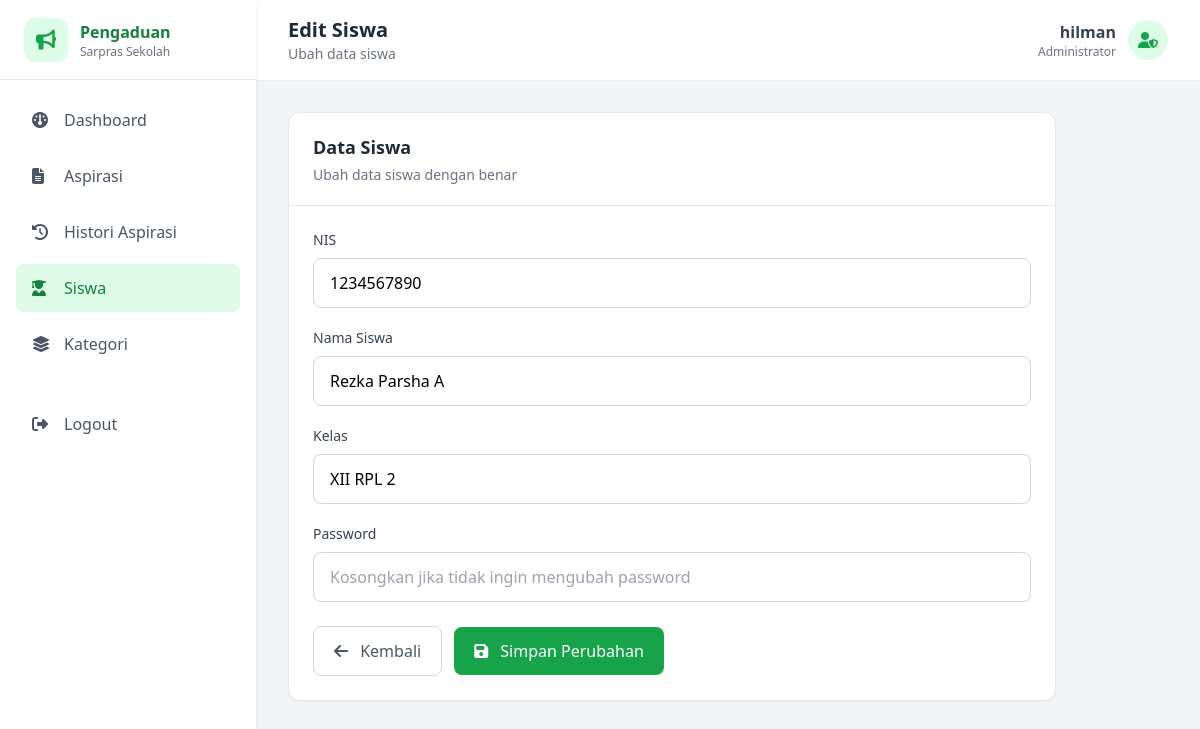
Screenshot of /Views/Admin/form_edit_siswa.php?aksi=edit&id_siswa=2 (signed in) with the database file from the repository.
### tables this page shows
CREATE TABLE `tb_siswa` (
  `id_siswa` int NOT NULL,
  `nis` varchar(10) NOT NULL,
  `nama_siswa` varchar(35) NOT NULL,
  `kelas` varchar(10) NOT NULL,
  `password` varchar(255) NOT NULL
);

### Controllers/c_siswa.php (called while the page is built, shortened)
<?php
require_once __DIR__ . '/../Models/m_siswa.php';
$siswa = new m_siswa();
try {
    if (!empty($_GET['aksi'])) {
        if ($_GET['aksi'] != "hapus") {
            if ($_GET['aksi'] == "edit") {
                $id_siswa = $_GET['id_siswa'];
                $siswas = $siswa->tampil_by_id($id_siswa);
                include_once __DIR__ . '/../Views/Admin/form_edit_siswa.php';
            }
        }
    }
} catch (Exception $e) {
    echo $e->getMessage();
}

### Models/M_koneksi.php (called while the page is built, shortened)
<?php
class m_koneksi{
   private $host = "localhost",
           $username = "root",
           $pass = "",
           $db = "pengaduan_sarpras_sekolah";
    function __construct()
    {
        $this->koneksi = mysqli_connect(
            $this->host,
            $this->username,
            $this->pass,
            $this->db
        );
        if ($this->koneksi) {
            return $this->koneksi;
        } else(
            die("koneksi ke database gagal:" . mysqli_connect_error())
        );
    }
}
?>

### Models/m_siswa.php (called while the page is built, shortened)
<?php
require_once __DIR__ . '/m_koneksi.php';
class m_siswa
{
    public function tampil_by_id($id_siswa)
    {
        $koneksi = new m_koneksi();
        $sql = "SELECT * FROM tb_siswa WHERE id_siswa = '$id_siswa'";
        $query = mysqli_query($koneksi->koneksi, $sql);
        return mysqli_fetch_object($query);
    }
}

### Views/Admin/form_edit_siswa.php (the view, shortened to what this page needs)
<?php
require_once '../../Controllers/c_siswa.php';
?>
<!DOCTYPE html>
<html lang="id">
<head>
    <script src="https://cdn.tailwindcss.com"></script>
    <link rel="stylesheet"
        href="https://cdnjs.cloudflare.com/ajax/libs/font-awesome/6.5.2/css/all.min.css">
</head>
<body class="bg-gray-100">
    <aside class="fixed left-0 top-0 h-screen w-64 bg-white shadow-md">
        <div class="h-20 flex items-center px-6 border-b">
            <div class="w-11 h-11 bg-green-100 rounded-xl
                        flex items-center justify-center mr-3">
                <i class="fa-solid fa-bullhorn text-xl text-green-600"></i>
            </div>
            <div>
                <h1 class="font-bold text-green-700">
                    Pengaduan
                </h1>
                <p class="text-xs text-gray-500">
                    Sarpras Sekolah
                </p>
            </div>
        </div>
        <nav class="p-4">
            <a href="dashboard_admin.php"
                class="flex items-center gap-3 px-4 py-3
                       rounded-lg text-gray-600
                       hover:bg-green-50 hover:text-green-700
                       mb-2">
                <i class="fa-solid fa-gauge w-5"></i>
                <span>Dashboard</span>
            </a>
            <a href="daftar_aspirasi.php"
                class="flex items-center gap-3 px-4 py-3
                       rounded-lg text-gray-600
                       hover:bg-green-50 hover:text-green-700
                       mb-2">
                <i class="fa-solid fa-file-lines w-5"></i>
                <span>Aspirasi</span>
            </a>
            <a href="histori.php"
                class="flex items-center gap-3 px-4 py-3
                       rounded-lg text-gray-600
                       hover:bg-green-50 hover:text-green-700
                       mb-2">
                <i class="fa-solid fa-clock-rotate-left w-5"></i>
                <span>Histori Aspirasi</span>
            </a>
            <a href="daftar_siswa.php"
                class="flex items-center gap-3 px-4 py-3
                       rounded-lg bg-green-100 text-green-700
                       font-medium mb-2">
                <i class="fa-solid fa-user-graduate w-5"></i>
                <span>Siswa</span>
            </a>
            <a href="kategori.php"
                class="flex items-center gap-3 px-4 py-3
                       rounded-lg text-gray-600
                       hover:bg-green-50 hover:text-green-700
                       mb-2">
                <i class="fa-solid fa-layer-group w-5"></i>
                <span>Kategori</span>
            </a>
            <a href="../../Controllers/c_logout.php"
                onclick="return confirm('Yakin ingin logout?')"
                class="flex items-center gap-3 px-4 py-3
                       rounded-lg text-gray-600
                       hover:bg-red-50 hover:text-red-600
                       mt-8">
                <i class="fa-solid fa-right-from-bracket w-5"></i>
                <span>Logout</span>
            </a>
        </nav>
    </aside>
    <main class="ml-64 min-h-screen">
        <header class="bg-white h-20 shadow-sm
                       flex items-center justify-between px-8">
            <div>
                <h2 class="text-xl font-bold text-gray-800">
                    Edit Siswa
                </h2>
                <p class="text-sm text-gray-500">
                    Ubah data siswa
                </p>
            </div>
            <div class="flex items-center gap-3">
                <div class="text-right">
                    <p class="font-semibold text-gray-700">
                        <?= htmlspecialchars($_SESSION['username']); ?>
                    </p>
                    <p class="text-xs text-gray-500">
                        Administrator
                    </p>
                </div>
                <div class="w-10 h-10 rounded-full
                            bg-green-100
                            flex items-center justify-center">
                    <i class="fa-solid fa-user-shield text-green-600"></i>
                </div>
            </div>
        </header>
        <section class="p-8">
            <div class="max-w-3xl">
                <div class="bg-white rounded-xl shadow-sm border border-gray-200">
                    <div class="px-6 py-5 border-b border-gray-200">
                        <h3 class="text-lg font-semibold text-gray-800">
                            Data Siswa
                        </h3>
                        <p class="text-sm text-gray-500 mt-1">
                            Ubah data siswa dengan benar
                        </p>
                    </div>
                    <form action="/Projek_Sapras_hilman/Controllers/c_siswa.php?aksi=update"
                        method="POST"
                        class="p-6"
                        onsubmit="return validasiForm()">
                        <div class="mb-5">
                            <label class="block text-sm font-medium text-gray-700 mb-2">
                                NIS
                            </label>
                            <input
                                type="text"
                                id="nis"
                                name="nis"
                                value="<?php echo $siswas->nis; ?>"
                                inputmode="numeric"
                                required
                                class="w-full px-4 py-3 border border-gray-300 rounded-lg
                                       focus:outline-none focus:ring-2 focus:ring-green-500">
                        </div>
                        <div class="mb-5">
                            <label class="block text-sm font-medium text-gray-700 mb-2">
                                Nama Siswa
                            </label>
                            <input
                                type="text"
                                id="nama_siswa"
                                name="nama_siswa"
                                value="<?php echo $siswas->nama_siswa; ?>"
                                required
                                class="w-full px-4 py-3 border border-gray-300 rounded-lg
                                       focus:outline-none focus:ring-2 focus:ring-green-500">
                        </div>
                        <div class="mb-5">
                            <label class="block text-sm font-medium text-gray-700 mb-2">
                                Kelas
                            </label>
                            <input
                                type="text"
                                name="kelas"
                                value="<?php echo $siswas->kelas; ?>"
                                required
                                class="w-full px-4 py-3 border border-gray-300 rounded-lg
                                       focus:outline-none focus:ring-2 focus:ring-green-500">
                        </div>
                        <div class="mb-6">
                            <label class="block text-sm font-medium text-gray-700 mb-2">
                                Password
                            </label>
                            <input
                                type="password"
                                name="password"
                                placeholder="Kosongkan jika tidak ingin mengubah password"
                                class="w-full px-4 py-3 border border-gray-300 rounded-lg
                                       focus:outline-none focus:ring-2 focus:ring-green-500">
                        </div>
                        <div class="flex items-center gap-3">
                            <a href="daftar_siswa.php"
                                class="px-5 py-3 rounded-lg border border-gray-300
                                       text-gray-600 hover:bg-gray-50">
                                <i class="fa-solid fa-arrow-left mr-2"></i>
                                Kembali
                            </a>
                            <button
                                type="submit"
                                class="px-5 py-3 rounded-lg bg-green-600
                                       text-white hover:bg-green-700">
                                <i class="fa-solid fa-floppy-disk mr-2"></i>
                                Simpan Perubahan
                            </button>
                        </div>
                    </form>
                </div>
            </div>
        </section>
    </main>
</body>
</html>

### rows the page displays
tb_siswa: nis "1234567890", nama_siswa "Rezka Parsha A", kelas "XII RPL 2"

### other values shown
$_SESSION['username'] "hilman"
